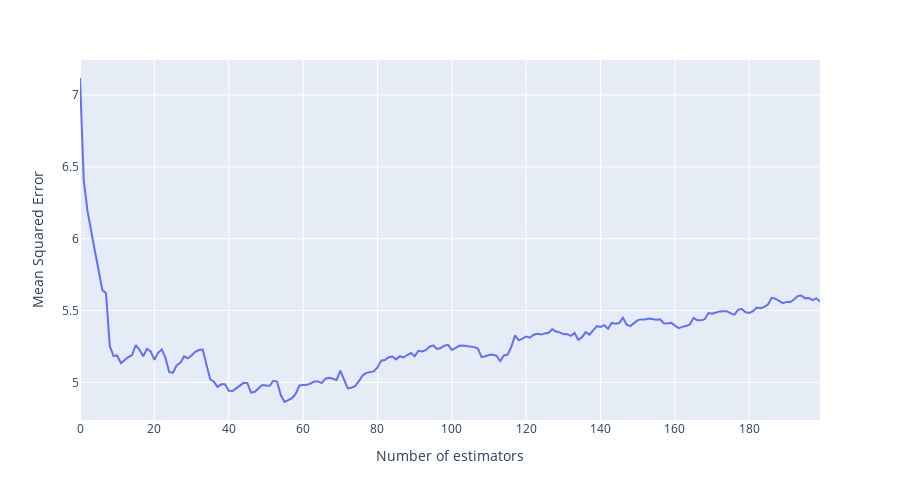

The cell this chart's notebook holds for it:
### Markdown cell above
As we can see in the graph, there is a trade-off between the number of estimators and the learning rate.

### Code cell
model = GradientBoostingRegressor(max_depth=2, n_estimators=1000, learning_rate=0.5)
model.fit(X_train, y_train)
errors = [mean_squared_error(y_test, y_pred) for y_pred in model.staged_predict(X_test)]

fig = px.line(errors[:200], 
        height = 500, width = 900)
fig.update_layout(xaxis_title = 'Number of estimators', 
                  yaxis_title = 'Mean Squared Error', 
                  showlegend = False)

### Figure 1 — Plotly figure (JSON) as saved in the notebook; plotly's stock layout.template omitted (floating-point values rounded to 4 significant figures; data arrays with more than 128 entries replaced by an {"elided": "..."} marker saying what was removed)
{"data": [{"hovertemplate": "variable=0<br>index=%{x}<br>value=%{y}<extra></extra>", "legendgroup": "0", "line": {"color": "#636efa", "dash": "solid"}, "marker": {"symbol": "circle"}, "mode": "lines", "name": "0", "orientation": "v", "showlegend": true, "type": "scatter", "x": {"elided": "200 int values"}, "xaxis": "x", "y": {"elided": "200 float values"}, "yaxis": "y"}], "layout": {"height": 500, "legend": {"title": {"text": "variable"}, "tracegroupgap": 0}, "margin": {"t": 60}, "showlegend": false, "width": 900, "xaxis": {"anchor": "y", "autorange": true, "domain": [0, 1], "range": [0, 199], "title": {"text": "Number of estimators"}, "type": "linear"}, "yaxis": {"anchor": "x", "autorange": true, "domain": [0, 1], "range": [4.738, 7.244], "title": {"text": "Mean Squared Error"}, "type": "linear"}}}
